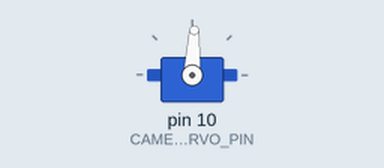
Bench run of a sketch on a simulated Arduino Uno, built with avr-gcc and run on an emulated ATmega328P. Shown: servo.

Above: at 1.05 s.
At 2.35 s:
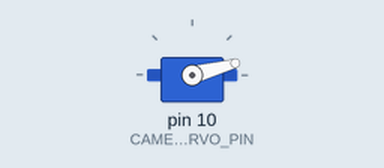
At 3.65 s:
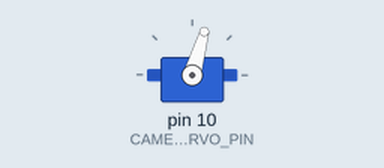
At 6.6 s:
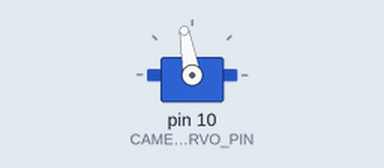
Timing chart, 0 to 9.2 s (numbered marks = the images above):
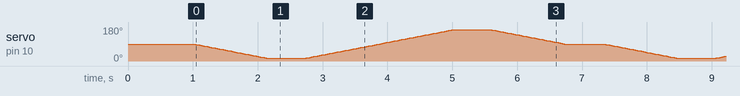

The sketch:

sketch.ino
```cpp
#include <Servo.h>

// ELEGOO sensor extension boards usually route the "Servo 1" header to D10.
// If your shield prints a different signal pin beside Servo 1, change this.
const int CAMERA_SERVO_PIN = 10;

const int MIN_ANGLE = 15;
const int CENTER_ANGLE = 90;
const int MAX_ANGLE = 165;
const int STEP_DELAY_MS = 15;
const int HOLD_DELAY_MS = 600;

Servo cameraServo;

void setup() {
  cameraServo.attach(CAMERA_SERVO_PIN);
  cameraServo.write(CENTER_ANGLE);
  delay(1000);
}

void loop() {
  sweepServo(CENTER_ANGLE, MIN_ANGLE);
  delay(HOLD_DELAY_MS);

  sweepServo(MIN_ANGLE, MAX_ANGLE);
  delay(HOLD_DELAY_MS);

  sweepServo(MAX_ANGLE, CENTER_ANGLE);
  delay(HOLD_DELAY_MS);
}

void sweepServo(int fromAngle, int toAngle) {
  int direction = fromAngle <= toAngle ? 1 : -1;

  for (int angle = fromAngle; angle != toAngle; angle += direction) {
    cameraServo.write(angle);
    delay(STEP_DELAY_MS);
  }

  cameraServo.write(toAngle);
}
```
